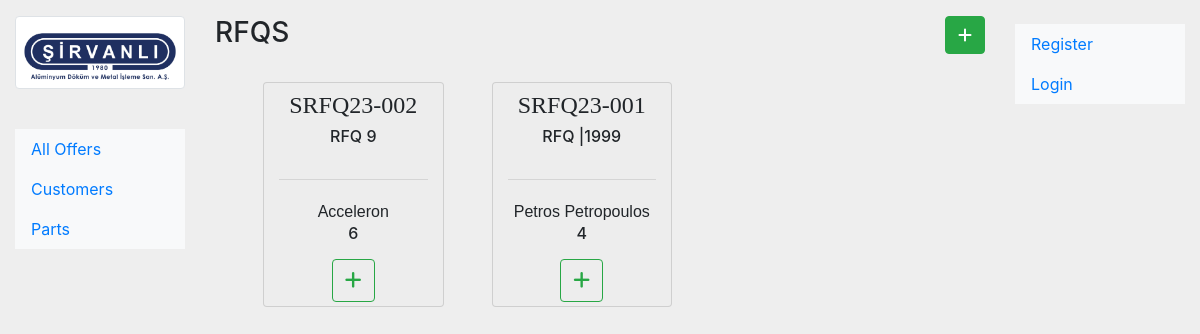
The page /rfqs on the database its author committed.
### offer/models.py (models this page shows, shortened)
class RFQ(models.Model):
    rfq_no = models.CharField(max_length=50, null=True, blank=True)
    srv_rfq_no = models.CharField(max_length=50, blank=True, null=True)
    created_by = models.ForeignKey(User, on_delete=models.CASCADE, null=True, blank=True)
    customer = models.ForeignKey(Customer, on_delete=models.CASCADE)
    request_date = models.DateField(default=timezone.now)
    deadline = models.DateField(blank=True, null=True)
    sent_date = models.DateField(blank=True, null=True)
    created_date = models.DateTimeField(default=timezone.now)
    part_quantity = models.PositiveIntegerField(default=0)
    rfq_mail = models.FileField(upload_to ='uploads/% Y/% m/% d/', blank=True, null=True)
    status = models.CharField(max_length=25, choices=(
        ('sent', 'Sent'),
        ('pending', 'Pending'),
        ('in progress', 'In Progress'),
        ('n/a', 'N/A')
    ), default="in progress"
    )

class Customer(models.Model):
    name = models.CharField(max_length=200)
    country = CountryField()
    industry = models.CharField(choices=INDUSTRIES, max_length=100, default="Automotive")
    address = models.CharField(max_length =255)
    related_person_mail = models.EmailField()
    description = models.CharField(max_length=255, blank=True, null=True)
    status = models.CharField(max_length=25, choices=(
            ('potansiyel', 'Potansiyel Müşteri'),
            ('mevcut', 'Mevcut Müşteri')
        ), default="potansiyel"
    )
    logo = models.ImageField(upload_to="static/img", blank=True, null=True)
    created_date = models.DateTimeField(default=timezone.now)
    def __str__(self):
        return self.name
    class Meta:
        verbose_name = "Customer"
        verbose_name_plural = "Customers"

### offer/views.py (the view)
# urls.py: path("rfqs", views.rfq_view, name = "rfqs"),
def rfq_view(request):
    rfqs = RFQ.objects.order_by('-created_date')
    rfq_count = rfqs.count()
    context = {'rfqs':rfqs, 'rfq_count':rfq_count}
    return render(request, 'offer/rfqs.html', context)

### offer/templates/offer/rfqs.html (shortened to what this page needs)
{% extends 'base.html' %}
{% block content %}
    <div class="row my-3">
        <div class="col-md-4 h3">RFQS</div>
        <div class="col-md-8 text-right">
               <a href="{% url 'create-rfq' %}">
                    <button class="btn btn-success text-white bold-text">
                        <i class="fa-solid fa-plus"></i>
                    </button>
                </a>
        </div>
    </div>
    <div class="row mx-4">
    {% for rfq in rfqs %}
            <div class="col-md-3 card  mx-4 my-2" style="background-color: #ededed;">
                    <div class=" p-2 text-center ">
                        <div class="h4" style="font-family:'Times New Roman', Times, serif;">{{rfq.srv_rfq_no}}</div>
                        <div class="h6">{{rfq.rfq_no}}</div>
                    </div>
                    <hr>
                    <div class="card-body p-1 text-center">
                        <div class="text-center" style="font-family: 'Gill Sans', 'Gill Sans MT', Calibri, 'Trebuchet MS', sans-serif;">
                            {{rfq.customer}}
                        </div>
                        <div class="text-center h6">
                            {{rfq.part_quantity}}
                        </div>
                    </div>
                  <div class="w-255 text-center">
                    <a href="{% url 'create-offer-rfq' rfq.id %}" class="btn btn-outline-success  my-1">
                        <div class="text-center" style="font-weight: bolder; font-size: larger;">
                            <i class="fa-solid fa-plus"></i>
                        </div>
                    </a>
                </div>
                </div>
    {% endfor %}
    </div>
{% endblock content %}

### templates/base.html (style rules this page uses)
body { background-color: #EEEEEE; margin: 0; padding: 0; }

### rows shown on the page
RFQ: srv_rfq_no "SRFQ23-002", rfq_no "RFQ 9", customer "Acceleron", part_quantity "6"
RFQ: srv_rfq_no "SRFQ23-001", rfq_no "RFQ |1999", customer "Petros Petropoulos", part_quantity "4"
